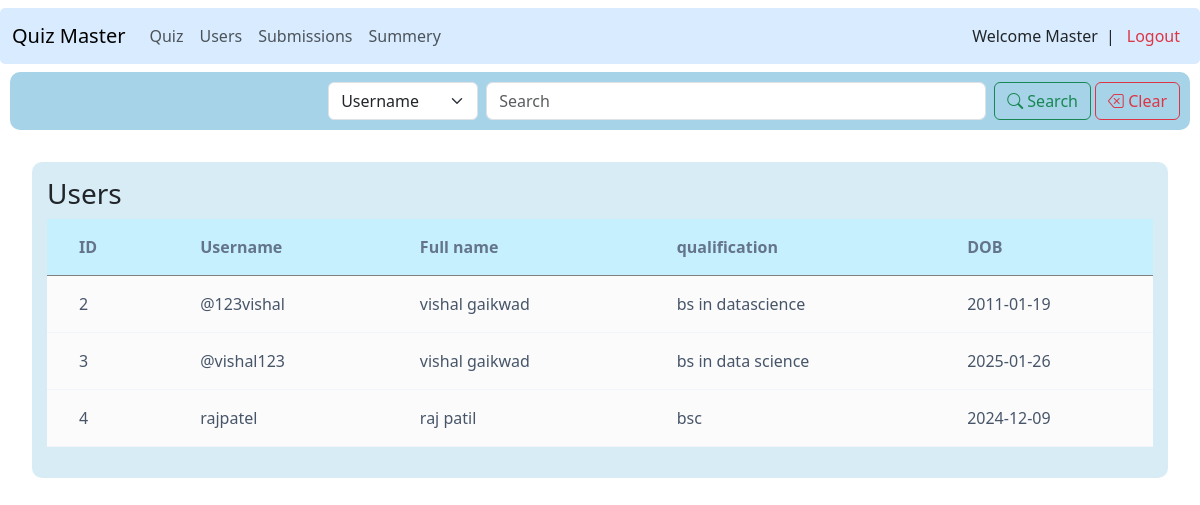
/master/users (signed in), run on the app's committed database.
### models.py (models this page shows)
class User(db.Model):
    __tablename__ = 'user'
    id = db.Column(db.Integer, primary_key=True)
    username = db.Column(db.String(80), unique=True, nullable=False)
    password = db.Column(db.String(120), nullable=False)
    fullname = db.Column(db.String(120), nullable=False)
    qualification = db.Column(db.String(120), nullable=False)
    dob = db.Column(db.Date, nullable=False)
    is_master = db.Column(db.Boolean, default=False)
    submissions = db.relationship('Submission', backref='user', lazy=True , cascade="all, delete-orphan")

### routes.py (the view, shortened to what this page needs)
@app.route('/master/users')
@master_required
def users():
    user=User.query.get(session['user_id'])
    users = User.query.filter(User.is_master == False).all()
    parameter = request.args.get('parameter')
    query = request.args.get('query')
    parameters = {'username':'Username', 'fullname':'Fullname', 'qualification':'Qualification'}
    return render_template('users.html' , user=user, users=users, parameters=parameters )

### routes.py (called while the page is built)
def master_required(f):
    @wraps(f)
    def decorated_function(*args, **kwargs):
        if 'user_id' not in session:
            return redirect(url_for('login'))
        user = User.query.get(session['user_id'])
        if not user.is_master:
            return redirect(url_for('user'))
        return f(*args, **kwargs)
    return decorated_function

### templates/users.html (shortened to what this page needs)
{% extends "layout.html" %}
{% block content %}
    <div class="headbar">
        <div class="search ms-4">
            <form class="d-flex" role="search">
                <select name="parameter" id="parameter" class="form-select me-2">
                    {% for param in parameters %}
                    {% if param==parameter %}
                        <option value="{{param}}" selected>{{parameters[param]}}</option>
                    {% else %}
                        <option value="{{param}}">{{parameters[param]}}</option>
                    {% endif %}
                    {% endfor %}
                </select>
                <input id="query" name="query"class="form-control me-2" type="search" placeholder="Search" aria-label="Search" value="{{query}}">
                <button class="btn btn-outline-success" type="submit"><i class='bi bi-search'></i> Search</button>
                <button class="btn btn-outline-danger ms-1" onclick="clearSearch()"><i class='bi bi-backspace'></i> Clear</button>
            </form>
        </div>
    </div>
    <div>
        <div class="users-card">
            <div class="card_header">
                <h3>Users</h3>
            </div>
            <div class="table">
                <table class="user-table">
                    <thead>
                        <tr>
                            <th>ID</th>
                            <th>Username</th>
                            <th>Full name</th>
                            <th>qualification</th>
                            <th>DOB</th>
                        </tr>
                    </thead>
                    <tbody>
                        {% for user in users %}
                        <tr>
                            <td>{{user.id}}</td>
                            <td>{{user.username}}</td>
                            <td>{{user.fullname}}</td>
                            <td>{{user.qualification}}</td>
                            <td>{{user.dob}}</td>
                        </tr>
                        {% endfor %}
                    </tbody>
                </table>
            </div>
        </div>
    </div>
{% endblock content %}

### templates/users.html (style rules this page uses)
.headbar { display: flex; justify-content: right; background-color:rgb(166, 211, 231); margin: 0px 10px 10px 10px; border-radius:10px; }
.search { display: flex; justify-content:center; padding:10px; }
.form-select { width:150px; }
.form-control { width: 500px;; }
.users-card { padding:15px; margin:2rem; background: rgba(133, 195, 224, 0.32); display: flex; flex-direction: column; align-content:center; border-radius:10px; }
.user-table { width: 100%; border-collapse: collapse; background: white; }
.user-table th { padding: 1rem 2rem; background:rgb(199, 240, 255); color: #64748b; font-weight: 600; border-bottom: 2px solidrgb(15, 167, 55); }
.user-table td { padding: 1rem 2rem; background-color: #fbfbfb; border-bottom: 1px solid #f1f5f9; color: #475569; }

### data on the page
User: id "2", username "@123vishal", fullname "vishal gaikwad", qualification "bs in datascience", dob "2011-01-19"
User: id "3", username "@vishal123", fullname "vishal gaikwad", qualification "bs in data science", dob "2025-01-26"
User: id "4", username "rajpatel", fullname "raj patil", qualification "bsc", dob "2024-12-09"

### other printed values
form field parameter "Username"
